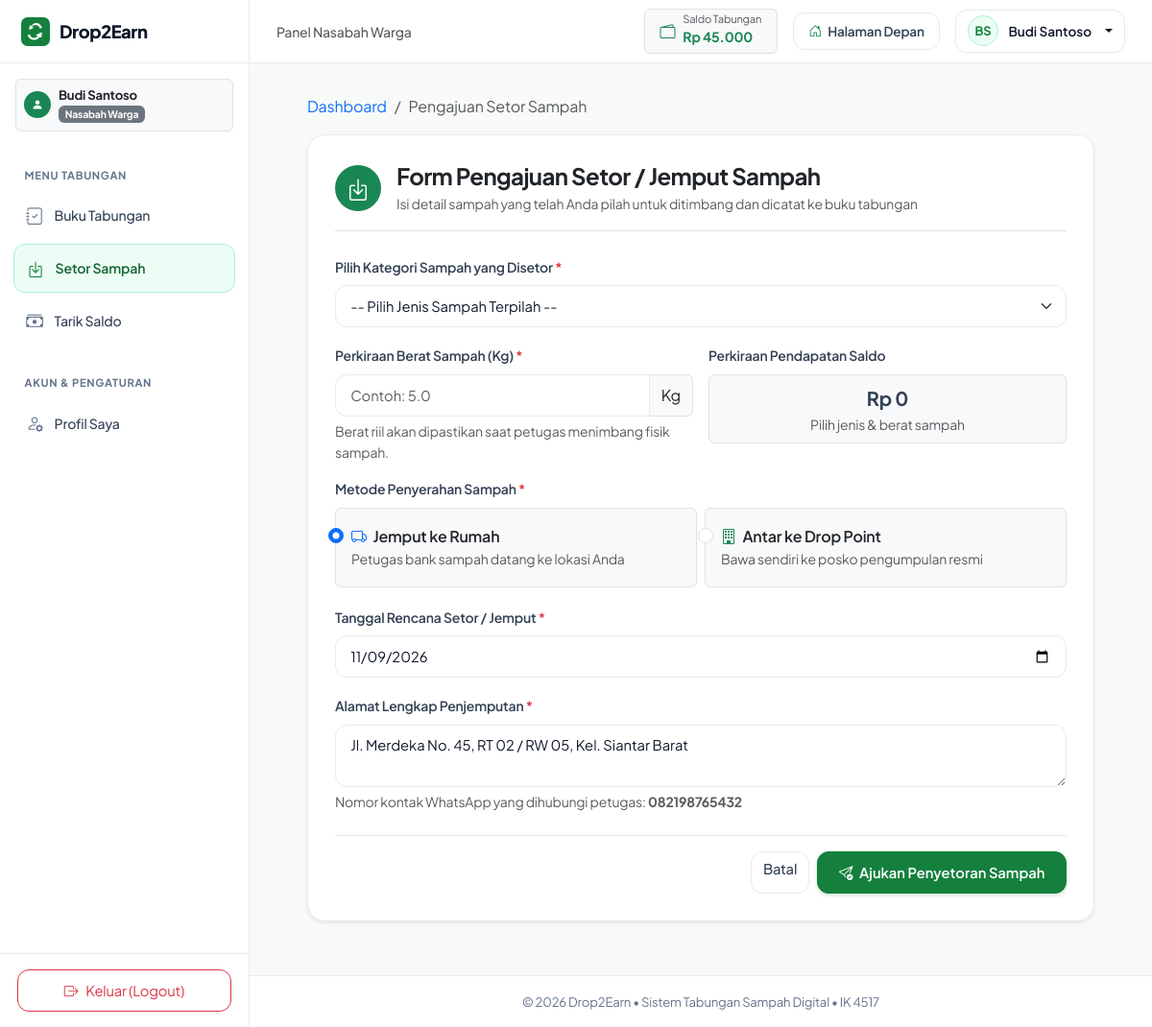
/nasabah/setor.php (signed in), run on the app's committed database.
### tables this page shows
CREATE TABLE IF NOT EXISTS `users` (
  `id_user` INT(11) NOT NULL AUTO_INCREMENT,
  `nama_lengkap` VARCHAR(100) NOT NULL,
  `email` VARCHAR(100) NOT NULL UNIQUE,
  `password` VARCHAR(255) NOT NULL,
  `no_hp` VARCHAR(20) NOT NULL,
  `alamat` TEXT DEFAULT NULL,
  `role` ENUM('admin', 'nasabah') NOT NULL DEFAULT 'nasabah',
  `saldo` INT(11) NOT NULL DEFAULT 0,
  `created_at` TIMESTAMP NOT NULL DEFAULT CURRENT_TIMESTAMP,
  PRIMARY KEY (`id_user`)
);

### config/auth_check.php (called while the page is built, shortened)
<?php
require_once __DIR__ . '/database.php';
function is_logged_in() {
    return isset($_SESSION['id_user']) && !empty($_SESSION['id_user']);
}
function get_auth_user($conn) {
    $id_user = (int)$_SESSION['id_user'];
    $stmt = mysqli_prepare($conn, "SELECT id_user, nama_lengkap, email, no_hp, alamat, role, saldo, created_at FROM users WHERE id_user = ?");
    mysqli_stmt_bind_param($stmt, "i", $id_user);
    mysqli_stmt_execute($stmt);
    $result = mysqli_stmt_get_result($stmt);
    $user = mysqli_fetch_assoc($result);
    if ($user) {
        return $user;
    }
    return null;
}

### config/database.php (called while the page is built, shortened)
<?php
function sanitize($str) {
    return htmlspecialchars((string)$str, ENT_QUOTES, 'UTF-8');
}
function rupiah($nominal) {
    return 'Rp ' . number_format((float)$nominal, 0, ',', '.');
}
function base_url($path = '') {
    $script_dir = str_replace('\\', '/', dirname($_SERVER['SCRIPT_NAME'] ?? ''));
    $base = '/Drop2Earn';
    if (strpos($script_dir, '/Drop2Earn') === false) {
        $base = '';
    }
    $clean_path = ltrim($path, '/');
    return $base . ($clean_path ? '/' . $clean_path : '');
}

### nasabah/setor.php (the view, shortened to what this page needs)
<?php
require_once __DIR__ . '/../config/database.php';
require_once __DIR__ . '/../config/auth_check.php';
$user = check_nasabah($conn);
require_once __DIR__ . '/../includes/header.php';
?>
<div class="d2e-dashboard-layout">
    <?php require_once __DIR__ . '/../includes/sidebar.php'; ?>
    <div class="d2e-dashboard-main">
        <?php require_once __DIR__ . '/../includes/topbar.php'; ?>
        <main class="d2e-dashboard-content">
            <div class="container-fluid p-0" style="max-width: 820px;">
                <nav aria-label="breadcrumb" class="mb-3">
                    <ol class="breadcrumb small">
                        <li class="breadcrumb-item"><a href="<?= base_url('nasabah/dashboard.php') ?>" class="text-decoration-none">Dashboard</a></li>
                        <li class="breadcrumb-item active" aria-current="page">Pengajuan Setor Sampah</li>
                    </ol>
                </nav>
                <div class="d2e-card shadow-sm">
                    <div class="d-flex align-items-center gap-3 mb-4 border-bottom pb-3">
                        <div class="rounded-circle bg-success text-white d-flex align-items-center justify-content-center fs-4" style="width: 48px; height: 48px;">
                            <i class="bi bi-box-arrow-in-down"></i>
                        </div>
                        <div>
                            <h1 class="h4 fw-bold text-dark mb-1">Form Pengajuan Setor / Jemput Sampah</h1>
                            <p class="text-muted small mb-0">Isi detail sampah yang telah Anda pilah untuk ditimbang dan dicatat ke buku tabungan</p>
                        </div>
                    </div>
                    <form action="<?= base_url('nasabah/setor.php') ?>" method="POST">
                        <div class="mb-3">
                            <label for="id_kategori" class="form-label small fw-semibold">Pilih Kategori Sampah yang Disetor <span class="text-danger">*</span></label>
                            <select class="form-select" id="id_kategori" name="id_kategori" required>
                                <option value="" data-harga="0">-- Pilih Jenis Sampah Terpilah --</option>
                            </select>
                        </div>
                        <div class="row g-3 mb-3">
                            <div class="col-12 col-md-6">
                                <label for="berat_estimasi" class="form-label small fw-semibold">Perkiraan Berat Sampah (Kg) <span class="text-danger">*</span></label>
                                <div class="input-group">
                                    <input type="number" step="0.1" min="0.5" class="form-control" id="berat_estimasi" name="berat_estimasi" placeholder="Contoh: 5.0" required>
                                    <span class="input-group-text">Kg</span>
                                </div>
                                <div class="form-text small">Berat riil akan dipastikan saat petugas menimbang fisik sampah.</div>
                            </div>
                            <div class="col-12 col-md-6">
                                <label class="form-label small fw-semibold">Perkiraan Pendapatan Saldo</label>
                                <div class="p-2 border rounded bg-light text-center" style="min-height: 44px;">
                                    <span class="fs-5 fw-bold text-success" id="calc-result">Rp 0</span>
                                    <small class="d-block text-muted" id="calc-price-rate">Pilih jenis &amp; berat sampah</small>
                                </div>
                            </div>
                        </div>
                        <div class="mb-3">
                            <label class="form-label small fw-semibold d-block">Metode Penyerahan Sampah <span class="text-danger">*</span></label>
                            <div class="row g-2">
                                <div class="col-12 col-sm-6">
                                    <div class="form-check p-3 border rounded bg-light">
                                        <input class="form-check-input" type="radio" name="metode_setor" id="metode_jemput" value="Jemput ke Rumah" checked>
                                        <label class="form-check-label fw-semibold text-dark" for="metode_jemput">
                                            <i class="bi bi-truck text-primary me-1"></i> Jemput ke Rumah
                                            <small class="d-block text-muted fw-normal">Petugas bank sampah datang ke lokasi Anda</small>
                                        </label>
                                    </div>
                                </div>
                                <div class="col-12 col-sm-6">
                                    <div class="form-check p-3 border rounded bg-light">
                                        <input class="form-check-input" type="radio" name="metode_setor" id="metode_antar" value="Antar ke Drop Point">
                                        <label class="form-check-label fw-semibold text-dark" for="metode_antar">
                                            <i class="bi bi-building text-success me-1"></i> Antar ke Drop Point
                                            <small class="d-block text-muted fw-normal">Bawa sendiri ke posko pengumpulan resmi</small>
                                        </label>
                                    </div>
                                </div>
                            </div>
                        </div>
                        <div class="mb-3">
                            <label for="tanggal_jadwal" class="form-label small fw-semibold">Tanggal Rencana Setor / Jemput <span class="text-danger">*</span></label>
                            <input type="date" class="form-control" id="tanggal_jadwal" name="tanggal_jadwal" min="<?= date('Y-m-d') ?>" value="<?= date('Y-m-d') ?>" required>
                        </div>
                        <div class="mb-3" id="group_alamat_jemput">
                            <label for="alamat_jemput" class="form-label small fw-semibold">Alamat Lengkap Penjemputan <span class="text-danger">*</span></label>
                            <textarea class="form-control" id="alamat_jemput" name="alamat_jemput" rows="2" placeholder="Tuliskan jalan, nomor rumah, RT/RW, dan patokan"><?= sanitize($user['alamat'] ?? '') ?></textarea>
                            <div class="form-text small">Nomor kontak WhatsApp yang dihubungi petugas: <strong><?= sanitize($user['no_hp']) ?></strong></div>
                        </div>
                        <div class="d-flex justify-content-end gap-2 pt-3 border-top mt-4">
                            <a href="<?= base_url('nasabah/dashboard.php') ?>" class="btn btn-outline-secondary">Batal</a>
                            <button type="submit" class="btn btn-primary">
                                <i class="bi bi-send-check me-1"></i> Ajukan Penyetoran Sampah
                            </button>
                        </div>
                    </form>
                </div>
            </div>
        </main>
<?php require_once __DIR__ . '/../includes/dashboard_footer.php'; ?>

### includes/sidebar.php (shortened to what this page needs)
<?php
$logged_user = isset($conn) ? get_auth_user($conn) : null;
$role = $logged_user['role'] ?? 'nasabah';
$current_script = basename($_SERVER['SCRIPT_NAME'] ?? '');
?>
<aside class="d2e-sidebar" id="dashboardSidebar">
    <a href="<?= $role === 'admin' ? base_url('admin/index.php') : base_url('nasabah/dashboard.php') ?>" class="d2e-sidebar-brand">
        <img src="<?= base_url('assets/img/logo.svg') ?>" alt="Logo Drop2Earn" width="30" height="30">
        <span>Drop2Earn</span>
    </a>
    <div class="px-3 pt-3 pb-2">
        <div class="d-flex align-items-center justify-content-between p-2 rounded bg-light border">
            <div class="d-flex align-items-center gap-2">
                <div class="rounded-circle bg-success text-white d-flex align-items-center justify-content-center" style="width: 28px; height: 28px; font-size: 0.75rem;">
                    <i class="bi bi-person-fill"></i>
                </div>
                <div style="line-height: 1.2;">
                    <div class="fw-bold text-dark text-truncate" style="max-width: 140px; font-size: 0.82rem;">
                        <?= sanitize($logged_user['nama_lengkap'] ?? 'Pengguna') ?>
                    </div>
                    <span class="badge bg-secondary" style="font-size: 0.65rem;">
                        <?= $role === 'admin' ? 'Pengelola / Admin' : 'Nasabah Warga' ?>
                    </span>
                </div>
            </div>
        </div>
    </div>
    <nav class="d2e-sidebar-nav">
        <?php if ($role === 'nasabah'): ?>
            <div class="sidebar-heading">Menu Tabungan</div>
            <a href="<?= base_url('nasabah/dashboard.php') ?>" class="d2e-sidebar-link <?= ($current_script === 'dashboard.php') ? 'active' : '' ?>">
                <i class="bi bi-journal-check"></i>
                <span>Buku Tabungan</span>
            </a>
            <a href="<?= base_url('nasabah/setor.php') ?>" class="d2e-sidebar-link <?= ($current_script === 'setor.php') ? 'active' : '' ?>">
                <i class="bi bi-box-arrow-in-down"></i>
                <span>Setor Sampah</span>
            </a>
            <a href="<?= base_url('nasabah/tarik_saldo.php') ?>" class="d2e-sidebar-link <?= ($current_script === 'tarik_saldo.php') ? 'active' : '' ?>">
                <i class="bi bi-cash-stack"></i>
                <span>Tarik Saldo</span>
            </a>
            <div class="sidebar-heading mt-3">Akun &amp; Pengaturan</div>
            <a href="<?= base_url('nasabah/profil.php') ?>" class="d2e-sidebar-link <?= ($current_script === 'profil.php') ? 'active' : '' ?>">
                <i class="bi bi-person-gear"></i>
                <span>Profil Saya</span>
            </a>
        <?php endif; ?>
    </nav>
    <div class="d2e-sidebar-footer">
        <a href="<?= base_url('logout.php') ?>"
           class="btn btn-outline-danger btn-sm w-100 d-flex align-items-center justify-content-center gap-2"
           data-confirm="Apakah Anda yakin ingin keluar dari sistem Drop2Earn?"
           data-confirm-title="Konfirmasi Keluar"
           data-confirm-type="warning"
           data-confirm-btn="Ya, Keluar">
            <i class="bi bi-box-arrow-right"></i>
            <span>Keluar (Logout)</span>
        </a>
    </div>
</aside>

### includes/topbar.php (shortened to what this page needs)
<?php
$logged_user = isset($conn) ? get_auth_user($conn) : null;
$role = $logged_user['role'] ?? 'nasabah';
$initials = 'US';
if (!empty($logged_user['nama_lengkap'])) {
    $words = explode(' ', trim($logged_user['nama_lengkap']));
    $initials = strtoupper(substr($words[0], 0, 1) . (isset($words[1]) ? substr($words[1], 0, 1) : ''));
}
?>
<header class="d2e-topbar">
    <div class="d-flex align-items-center gap-3">
        <div class="d-none d-sm-block">
            <span class="text-muted small fw-medium">Panel <?= $role === 'admin' ? 'Pengelola Bank Sampah' : 'Nasabah Warga' ?></span>
        </div>
    </div>
    <div class="d-flex align-items-center gap-2 gap-sm-3">
        <?php if ($role === 'nasabah'): ?>
            <div class="d-flex align-items-center bg-light border rounded px-2 px-sm-3 py-1">
                <i class="bi bi-wallet2 text-success me-2"></i>
                <div>
                    <small class="text-muted d-none d-sm-block" style="font-size: 0.7rem; line-height: 1;">Saldo Tabungan</small>
                    <strong class="text-success" style="font-size: 0.88rem;"><?= rupiah($logged_user['saldo'] ?? 0) ?></strong>
                </div>
            </div>
        <?php endif; ?>
        <a href="<?= base_url('index.php') ?>" class="btn-halaman-depan" title="Lihat Tampilan Landing Page Publik">
            <i class="bi bi-house-door text-success"></i>
            <span>Halaman Depan</span>
        </a>
        <div class="dropdown">
            <button class="d2e-user-pill dropdown-toggle" type="button" data-bs-toggle="dropdown" aria-expanded="false">
                <div class="d2e-user-avatar"><?= $initials ?></div>
                <span class="d-none d-md-inline"><?= sanitize($logged_user['nama_lengkap'] ?? 'Pengguna') ?></span>
            </button>
        </div>
    </div>
</header>

### data on the page
users: nama_lengkap "Budi Santoso", saldo "Rp 45.000", nama_lengkap "BS", alamat_jemput "Jl. Merdeka No. 45, RT 02 / RW 05, Kel. Siantar Barat", no_hp "082198765432"
